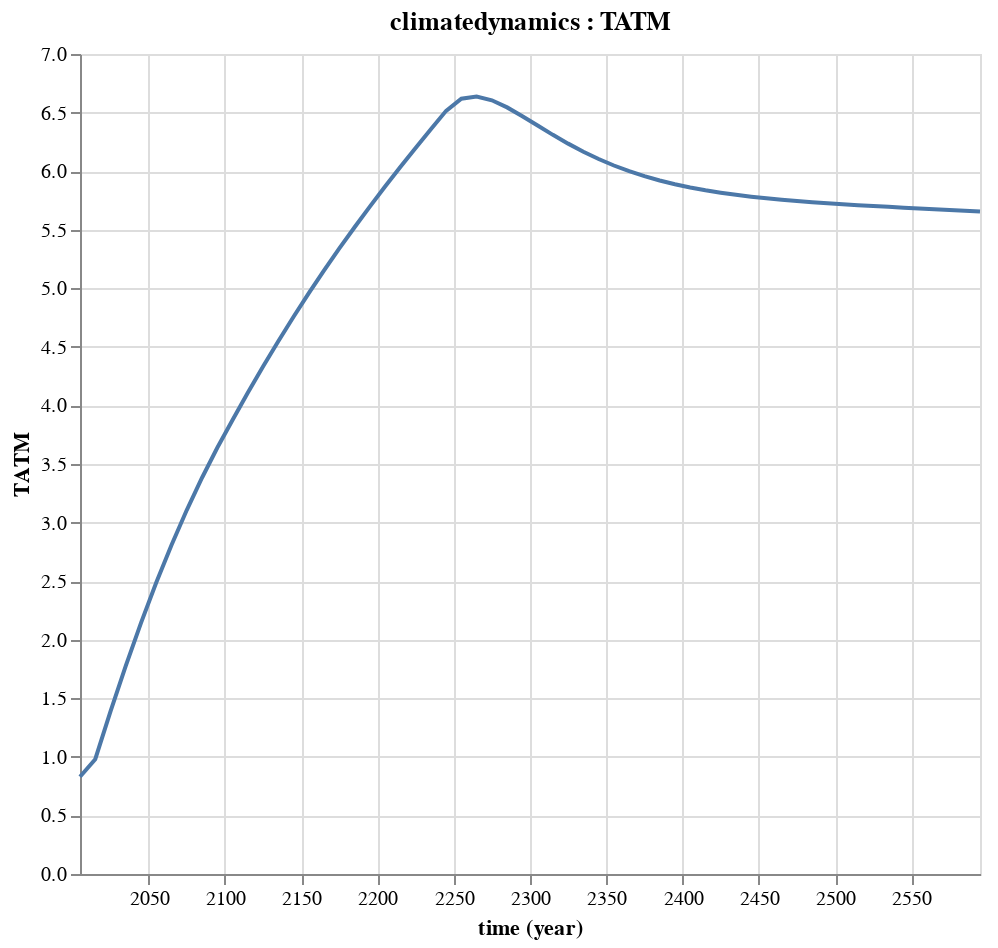

The notebook cell saved with this chart:
### Markdown cell above
You can also directy plot the content of the variable with the `Mimi.plot` function. You pass the model as the first argument, the name of the component as the second and the name of the variable as the third argument:

### Code cell
Mimi.plot(m, :climatedynamics, :TATM)

### Figure 1 — Vega-Lite specification as saved in the notebook (floating-point values rounded to 4 significant figures)
{"$schema": "https://vega.github.io/schema/vega-lite/v2.0.json", "data": {"values": [{"TATM": "0.83", "time": "2005-01-01"}, {"TATM": "0.98", "time": "2015-01-01"}, {"TATM": "1.3881597063065039", "time": "2025-01-01"}, {"TATM": "1.7763568832996077", "time": "2035-01-01"}, {"TATM": "2.143378418542003", "time": "2045-01-01"}, {"TATM": "2.48771553569001", "time": "2055-01-01"}, {"TATM": "2.8087148591501157", "time": "2065-01-01"}, {"TATM": "3.10671639649217", "time": "2075-01-01"}, {"TATM": "3.382825259538321", "time": "2085-01-01"}, {"TATM": "3.6386207932274326", "time": "2095-01-01"}, {"TATM": "3.8759150825139432", "time": "2105-01-01"}, {"TATM": "4.107603640506595", "time": "2115-01-01"}, {"TATM": "4.3320678899024765", "time": "2125-01-01"}, {"TATM": "4.548669639694528", "time": "2135-01-01"}, {"TATM": "4.757364104876634", "time": "2145-01-01"}, {"TATM": "4.95845043632468", "time": "2155-01-01"}, {"TATM": "5.152412610352883", "time": "2165-01-01"}, {"TATM": "5.3398195261657015", "time": "2175-01-01"}, {"TATM": "5.521263793725003", "time": "2185-01-01"}, {"TATM": "5.697325788302517", "time": "2195-01-01"}, {"TATM": "5.868554376703898", "time": "2205-01-01"}, {"TATM": "6.035459345242548", "time": "2215-01-01"}, {"TATM": "6.198514129513103", "time": "2225-01-01"}, {"TATM": "6.3581847198627255", "time": "2235-01-01"}, {"TATM": "6.5148671959990105", "time": "2245-01-01"}, {"TATM": "6.618260569750442", "time": "2255-01-01"}, {"TATM": "6.637108329409583", "time": "2265-01-01"}, {"TATM": "6.604999248696924", "time": "2275-01-01"}, {"TATM": "6.544161231045846", "time": "2285-01-01"}, {"TATM": "6.469101715479886", "time": "2295-01-01"}, {"TATM": "6.389094468166331", "time": "2305-01-01"}, {"TATM": "6.30988143244077", "time": "2315-01-01"}, {"TATM": "6.234838775038302", "time": "2325-01-01"}, {"TATM": "6.165775908514998", "time": "2335-01-01"}, {"TATM": "6.103482237025658", "time": "2345-01-01"}, {"TATM": "6.048099981351211", "time": "2355-01-01"}, {"TATM": "5.999376851685412", "time": "2365-01-01"}, {"TATM": "5.956835647931661", "time": "2375-01-01"}, {"TATM": "5.919886474826612", "time": "2385-01-01"}, {"TATM": "5.8878994327132546", "time": "2395-01-01"}, {"TATM": "5.86025023335239", "time": "2405-01-01"}, {"TATM": "5.836347426164182", "time": "2415-01-01"}, {"TATM": "5.815647288994508", "time": "2425-01-01"}, {"TATM": "5.797660591169723", "time": "2435-01-01"}, {"TATM": "5.781954138232699", "time": "2445-01-01"}, {"TATM": "5.768149094264203", "time": "2455-01-01"}, {"TATM": "5.755917435823844", "time": "2465-01-01"}, {"TATM": "5.7449774419575395", "time": "2475-01-01"}, {"TATM": "5.735088811443862", "time": "2485-01-01"}, {"TATM": "5.726047781785632", "time": "2495-01-01"}, {"TATM": "5.717682476124955", "time": "2505-01-01"}, {"TATM": "5.7098486040987675", "time": "2515-01-01"}, {"TATM": "5.702425576261056", "time": "2525-01-01"}, {"TATM": "5.695313048813406", "time": "2535-01-01"}, {"TATM": "5.688427888709104", "time": "2545-01-01"}, {"TATM": "5.681701533558629", "time": "2555-01-01"}, {"TATM": "5.675077712524968", "time": "2565-01-01"}, {"TATM": "5.6685104910086705", "time": "2575-01-01"}, {"TATM": "5.6619626016188915", "time": "2585-01-01"}, {"TATM": "5.655404025496941", "time": "2595-01-01"}]}, "description": "plot for a specific component variable pair", "encoding": {"x": {"field": "time", "timeUnit": "utcyear", "type": "temporal"}, "y": {"field": "TATM", "type": "quantitative"}}, "height": 410, "mark": {"type": "line"}, "title": "climatedynamics : TATM", "width": 450}
